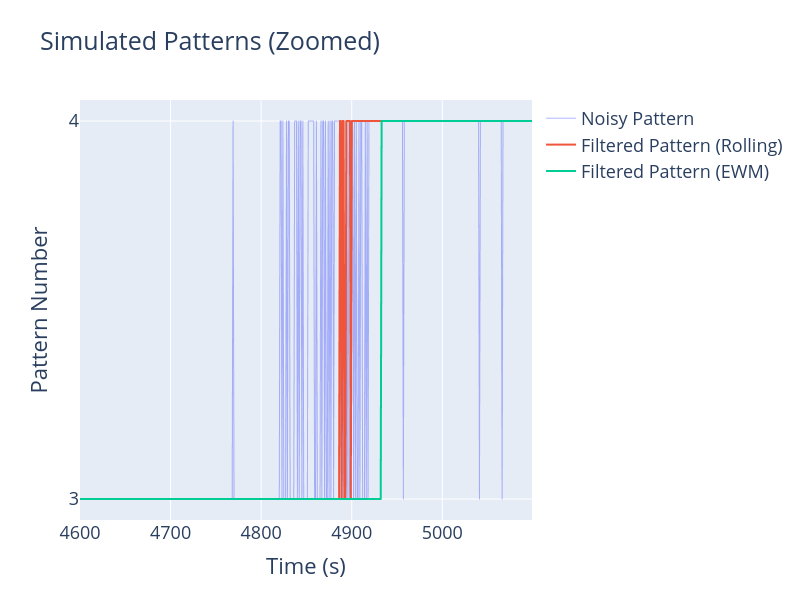

Here is the notebook cell this chart was saved with:
### Code cell
fig = px.line(
    df.loc[x_range],
    x=df.index[x_range],
    y=[
        "Noisy Pattern",
        "Filtered Pattern (Rolling)",
        "Filtered Pattern (EWM)",
    ],
    title="Simulated Patterns (Zoomed)",
)

fig.update_traces(line=dict(width=1), opacity=0.5, selector={"name": "Noisy Pattern"})
fig.update_traces(line=dict(width=2), selector={"name": "Filtered Pattern (Rolling)"})
fig.update_traces(line=dict(width=2), selector={"name": "Filtered Pattern (EWM)"})

fig.update_layout(dict1=LAYOUT_PARAMS)
fig.update_yaxes(title="Pattern Number", dtick=1)

display(fig)

### Figure 1 — Plotly figure (JSON) as saved in the notebook; plotly's stock layout.template omitted (floating-point values rounded to 4 significant figures; data arrays with more than 128 entries replaced by an {"elided": "..."} marker saying what was removed)
{"data": [{"hovertemplate": "variable=Noisy Pattern<br>x=%{x}<br>value=%{y}<extra></extra>", "legendgroup": "Noisy Pattern", "line": {"color": "#636efa", "dash": "solid", "width": 1}, "marker": {"symbol": "circle"}, "mode": "lines", "name": "Noisy Pattern", "opacity": 0.5, "showlegend": true, "type": "scattergl", "x": {"elided": "500 int values"}, "xaxis": "x", "y": {"elided": "500 int values"}, "yaxis": "y"}, {"hovertemplate": "variable=Filtered Pattern (Rolling)<br>x=%{x}<br>value=%{y}<extra></extra>", "legendgroup": "Filtered Pattern (Rolling)", "line": {"color": "#EF553B", "dash": "solid", "width": 2}, "marker": {"symbol": "circle"}, "mode": "lines", "name": "Filtered Pattern (Rolling)", "showlegend": true, "type": "scattergl", "x": {"elided": "500 int values"}, "xaxis": "x", "y": {"elided": "500 int values"}, "yaxis": "y"}, {"hovertemplate": "variable=Filtered Pattern (EWM)<br>x=%{x}<br>value=%{y}<extra></extra>", "legendgroup": "Filtered Pattern (EWM)", "line": {"color": "#00cc96", "dash": "solid", "width": 2}, "marker": {"symbol": "circle"}, "mode": "lines", "name": "Filtered Pattern (EWM)", "showlegend": true, "type": "scattergl", "x": {"elided": "500 int values"}, "xaxis": "x", "y": {"elided": "500 int values"}, "yaxis": "y"}], "layout": {"font": {"size": 18}, "height": 600, "legend": {"title": {}, "tracegroupgap": 0}, "title": {"text": "Simulated Patterns (Zoomed)"}, "width": 800, "xaxis": {"anchor": "y", "domain": [0, 1], "title": {"text": "Time (s)"}}, "yaxis": {"anchor": "x", "domain": [0, 1], "dtick": 1, "title": {"text": "Pattern Number"}}}}
